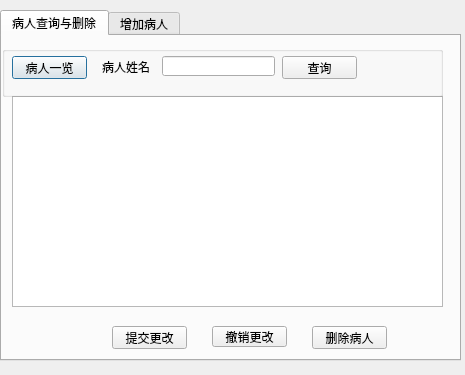
<?xml version="1.0" encoding="UTF-8"?>
<ui version="4.0">
 <class>Patient_manager</class>
 <widget class="QDialog" name="Patient_manager">
  <property name="geometry">
   <rect>
    <x>0</x>
    <y>0</y>
    <width>465</width>
    <height>375</height>
   </rect>
  </property>
  <property name="windowTitle">
   <string>病人管理</string>
  </property>
  <widget class="QTabWidget" name="tabWidget">
   <property name="geometry">
    <rect>
     <x>0</x>
     <y>10</y>
     <width>461</width>
     <height>351</height>
    </rect>
   </property>
   <property name="currentIndex">
    <number>0</number>
   </property>
   <widget class="QWidget" name="tab">
    <attribute name="title">
     <string>病人查询与删除</string>
    </attribute>
    <widget class="QTableView" name="patient_table">
     <property name="geometry">
      <rect>
       <x>10</x>
       <y>60</y>
       <width>431</width>
       <height>211</height>
      </rect>
     </property>
    </widget>
    <widget class="QGroupBox" name="groupBox">
     <property name="geometry">
      <rect>
       <x>0</x>
       <y>10</y>
       <width>441</width>
       <height>51</height>
      </rect>
     </property>
     <property name="title">
      <string/>
     </property>
     <widget class="QPushButton" name="all">
      <property name="geometry">
       <rect>
        <x>10</x>
        <y>10</y>
        <width>75</width>
        <height>23</height>
       </rect>
      </property>
      <property name="text">
       <string>病人一览</string>
      </property>
     </widget>
     <widget class="QLabel" name="label">
      <property name="geometry">
       <rect>
        <x>100</x>
        <y>0</y>
        <width>54</width>
        <height>41</height>
       </rect>
      </property>
      <property name="text">
       <string>病人姓名</string>
      </property>
     </widget>
     <widget class="QLineEdit" name="input">
      <property name="geometry">
       <rect>
        <x>160</x>
        <y>10</y>
        <width>113</width>
        <height>20</height>
       </rect>
      </property>
     </widget>
     <widget class="QPushButton" name="query">
      <property name="geometry">
       <rect>
        <x>280</x>
        <y>10</y>
        <width>75</width>
        <height>23</height>
       </rect>
      </property>
      <property name="text">
       <string>查询</string>
      </property>
     </widget>
    </widget>
    <widget class="QPushButton" name="commit">
     <property name="geometry">
      <rect>
       <x>110</x>
       <y>290</y>
       <width>75</width>
       <height>23</height>
      </rect>
     </property>
     <property name="text">
      <string>提交更改</string>
     </property>
    </widget>
    <widget class="QPushButton" name="cancle">
     <property name="geometry">
      <rect>
       <x>210</x>
       <y>290</y>
       <width>75</width>
       <height>21</height>
      </rect>
     </property>
     <property name="text">
      <string>撤销更改</string>
     </property>
    </widget>
    <widget class="QPushButton" name="del">
     <property name="geometry">
      <rect>
       <x>310</x>
       <y>290</y>
       <width>75</width>
       <height>23</height>
      </rect>
     </property>
     <property name="text">
      <string>删除病人</string>
     </property>
    </widget>
   </widget>
   <widget class="QWidget" name="tab_2">
    <attribute name="title">
     <string>增加病人</string>
    </attribute>
    <widget class="QGroupBox" name="groupBox_2">
     <property name="geometry">
      <rect>
       <x>0</x>
       <y>10</y>
       <width>441</width>
       <height>261</height>
      </rect>
     </property>
     <property name="title">
      <string/>
     </property>
     <widget class="QWidget" name="verticalLayoutWidget">
      <property name="geometry">
       <rect>
        <x>20</x>
        <y>20</y>
        <width>32</width>
        <height>71</height>
       </rect>
      </property>
      <layout class="QVBoxLayout" name="verticalLayout">
       <item>
        <widget class="QLabel" name="label_2">
         <property name="text">
          <string>姓名</string>
         </property>
        </widget>
       </item>
       <item>
        <widget class="QLabel" name="label_3">
         <property name="text">
          <string>性别</string>
         </property>
        </widget>
       </item>
      </layout>
     </widget>
     <widget class="QWidget" name="verticalLayoutWidget_2">
      <property name="geometry">
       <rect>
        <x>50</x>
        <y>20</y>
        <width>131</width>
        <height>71</height>
       </rect>
      </property>
      <layout class="QVBoxLayout" name="verticalLayout_2">
       <item>
        <widget class="QLineEdit" name="name"/>
       </item>
       <item>
        <widget class="QComboBox" name="gender">
         <property name="sizeAdjustPolicy">
          <enum>QComboBox::AdjustToContents</enum>
         </property>
         <item>
          <property name="text">
           <string>F</string>
          </property>
         </item>
         <item>
          <property name="text">
           <string>M</string>
          </property>
         </item>
        </widget>
       </item>
      </layout>
     </widget>
     <widget class="QWidget" name="verticalLayoutWidget_3">
      <property name="geometry">
       <rect>
        <x>240</x>
        <y>20</y>
        <width>51</width>
        <height>71</height>
       </rect>
      </property>
      <layout class="QVBoxLayout" name="verticalLayout_3">
       <item>
        <widget class="QLabel" name="label_4">
         <property name="text">
          <string>入院时间</string>
         </property>
        </widget>
       </item>
       <item>
        <widget class="QLabel" name="label_5">
         <property name="text">
          <string>所属科室</string>
         </property>
        </widget>
       </item>
      </layout>
     </widget>
     <widget class="QWidget" name="verticalLayoutWidget_4">
      <property name="geometry">
       <rect>
        <x>290</x>
        <y>20</y>
        <width>121</width>
        <height>71</height>
       </rect>
      </property>
      <layout class="QVBoxLayout" name="verticalLayout_4">
       <item>
        <widget class="QLineEdit" name="start_time"/>
       </item>
       <item>
        <widget class="QLineEdit" name="bel_dept"/>
       </item>
      </layout>
     </widget>
     <widget class="QWidget" name="verticalLayoutWidget_5">
      <property name="geometry">
       <rect>
        <x>20</x>
        <y>110</y>
        <width>51</width>
        <height>71</height>
       </rect>
      </property>
      <layout class="QVBoxLayout" name="verticalLayout_5">
       <item>
        <widget class="QLabel" name="label_6">
         <property name="text">
          <string>主治医生</string>
         </property>
        </widget>
       </item>
       <item>
        <widget class="QLabel" name="label_7">
         <property name="text">
          <string>病人状况</string>
         </property>
        </widget>
       </item>
      </layout>
     </widget>
     <widget class="QWidget" name="verticalLayoutWidget_6">
      <property name="geometry">
       <rect>
        <x>70</x>
        <y>110</y>
        <width>111</width>
        <height>71</height>
       </rect>
      </property>
      <layout class="QVBoxLayout" name="verticalLayout_6">
       <item>
        <widget class="QComboBox" name="doctor"/>
       </item>
       <item>
        <widget class="QLineEdit" name="state"/>
       </item>
      </layout>
     </widget>
     <widget class="QWidget" name="verticalLayoutWidget_7">
      <property name="geometry">
       <rect>
        <x>240</x>
        <y>110</y>
        <width>41</width>
        <height>71</height>
       </rect>
      </property>
      <layout class="QVBoxLayout" name="verticalLayout_7">
       <item>
        <widget class="QLabel" name="label_8">
         <property name="text">
          <string>房间号</string>
         </property>
        </widget>
       </item>
       <item>
        <widget class="QLabel" name="bed">
         <property name="text">
          <string>病床号</string>
         </property>
        </widget>
       </item>
      </layout>
     </widget>
     <widget class="QWidget" name="verticalLayoutWidget_8">
      <property name="geometry">
       <rect>
        <x>280</x>
        <y>110</y>
        <width>131</width>
        <height>71</height>
       </rect>
      </property>
      <layout class="QVBoxLayout" name="verticalLayout_8">
       <item>
        <widget class="QLineEdit" name="room"/>
       </item>
       <item>
        <widget class="QComboBox" name="id"/>
       </item>
      </layout>
     </widget>
     <widget class="QPushButton" name="affirm">
      <property name="geometry">
       <rect>
        <x>110</x>
        <y>200</y>
        <width>75</width>
        <height>23</height>
       </rect>
      </property>
      <property name="text">
       <string>确认</string>
      </property>
     </widget>
     <widget class="QPushButton" name="refresh">
      <property name="geometry">
       <rect>
        <x>240</x>
        <y>200</y>
        <width>75</width>
        <height>23</height>
       </rect>
      </property>
      <property name="text">
       <string>重置</string>
      </property>
     </widget>
     <widget class="QLabel" name="label_9">
      <property name="geometry">
       <rect>
        <x>190</x>
        <y>30</y>
        <width>16</width>
        <height>16</height>
       </rect>
      </property>
      <property name="text">
       <string>*</string>
      </property>
     </widget>
     <widget class="QLabel" name="label_10">
      <property name="geometry">
       <rect>
        <x>190</x>
        <y>70</y>
        <width>16</width>
        <height>16</height>
       </rect>
      </property>
      <property name="text">
       <string>*</string>
      </property>
     </widget>
     <widget class="QLabel" name="label_11">
      <property name="geometry">
       <rect>
        <x>420</x>
        <y>30</y>
        <width>16</width>
        <height>16</height>
       </rect>
      </property>
      <property name="text">
       <string>*</string>
      </property>
     </widget>
     <widget class="QLabel" name="label_12">
      <property name="geometry">
       <rect>
        <x>420</x>
        <y>60</y>
        <width>16</width>
        <height>16</height>
       </rect>
      </property>
      <property name="text">
       <string>*</string>
      </property>
     </widget>
     <widget class="QLabel" name="label_23">
      <property name="geometry">
       <rect>
        <x>190</x>
        <y>120</y>
        <width>16</width>
        <height>16</height>
       </rect>
      </property>
      <property name="text">
       <string>*</string>
      </property>
     </widget>
     <widget class="QLabel" name="label_24">
      <property name="geometry">
       <rect>
        <x>190</x>
        <y>150</y>
        <width>16</width>
        <height>16</height>
       </rect>
      </property>
      <property name="text">
       <string>*</string>
      </property>
     </widget>
    </widget>
   </widget>
  </widget>
 </widget>
 <resources/>
 <connections/>
</ui>
